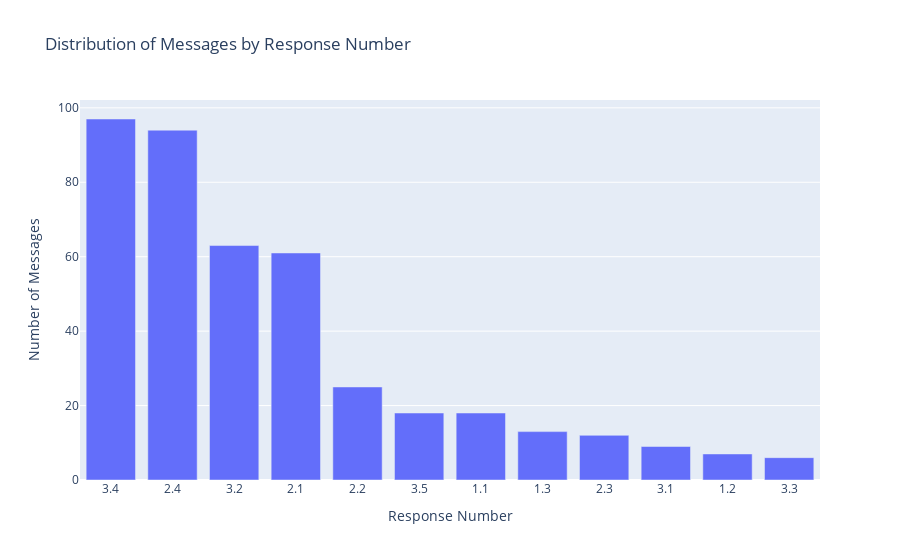

Notebook code for this chart:
### Code cell
# Count the number of messages per response number
message_counts_by_response_number = data['response_number'].value_counts()

# Create a bar chart using Plotly Express
fig = px.bar(x=message_counts_by_response_number.index.astype(str), y=message_counts_by_response_number.values, 
             labels={'x': 'Response Number', 'y': 'Number of Messages'},
             title='Distribution of Messages by Response Number')
fig.show()

### Figure 1 — Plotly figure (JSON) as saved in the notebook; plotly's stock layout.template omitted (floating-point values rounded to 4 significant figures)
{"data": [{"alignmentgroup": "True", "hovertemplate": "Response Number=%{x}<br>Number of Messages=%{y}<extra></extra>", "legendgroup": "", "marker": {"color": "#636efa", "pattern": {"shape": ""}}, "name": "", "offsetgroup": "", "orientation": "v", "showlegend": false, "textposition": "auto", "type": "bar", "x": ["3.4", "2.4", "3.2", "2.1", "2.2", "3.5", "1.1", "1.3", "2.3", "3.1", "1.2", "3.3"], "xaxis": "x", "y": [97, 94, 63, 61, 25, 18, 18, 13, 12, 9, 7, 6], "yaxis": "y"}], "layout": {"barmode": "relative", "legend": {"tracegroupgap": 0}, "title": {"text": "Distribution of Messages by Response Number"}, "xaxis": {"anchor": "y", "domain": [0, 1], "title": {"text": "Response Number"}}, "yaxis": {"anchor": "x", "domain": [0, 1], "title": {"text": "Number of Messages"}}}}
